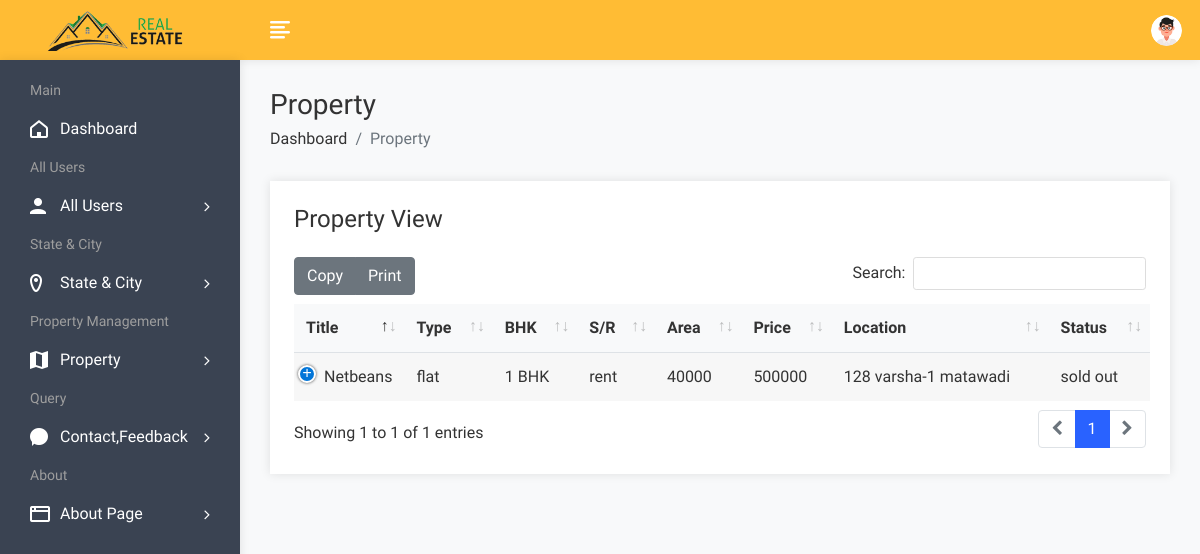
Page /admin/propertyview.php (signed in) on the committed database.
### tables this page shows
CREATE TABLE `property` (
  `pid` int(50) NOT NULL,
  `title` varchar(200) NOT NULL,
  `pcontent` longtext NOT NULL,
  `type` varchar(100) NOT NULL,
  `bhk` varchar(50) NOT NULL,
  `stype` varchar(100) NOT NULL,
  `bedroom` int(50) NOT NULL,
  `bathroom` int(50) NOT NULL,
  `balcony` int(50) NOT NULL,
  `kitchen` int(50) NOT NULL,
  `hall` int(50) NOT NULL,
  `floor` varchar(50) NOT NULL,
  `size` int(50) NOT NULL,
  `price` int(50) NOT NULL,
  `location` varchar(200) NOT NULL,
  `city` varchar(100) NOT NULL,
  `state` varchar(100) NOT NULL,
  `feature` longtext NOT NULL,
  `pimage` varchar(300) NOT NULL,
  `pimage1` varchar(300) NOT NULL,
  `pimage2` varchar(300) NOT NULL,
  `pimage3` varchar(300) NOT NULL,
  `pimage4` varchar(300) NOT NULL,
  `uid` int(50) NOT NULL,
  `status` varchar(50) NOT NULL,
  `mapimage` varchar(300) NOT NULL,
  `topmapimage` varchar(300) NOT NULL,
  `groundmapimage` varchar(300) NOT NULL,
  `totalfloor` varchar(50) NOT NULL,
  `date` datetime NOT NULL DEFAULT current_timestamp(),
  `isFeatured` int(11) DEFAULT NULL
);

### admin/propertyview.php (the view, shortened to what this page needs)
<!DOCTYPE html>
<html lang="en">
<head>
        <link rel="stylesheet" href="assets/css/bootstrap.min.css">
        <link rel="stylesheet" href="assets/css/font-awesome.min.css">
        <link rel="stylesheet" href="assets/css/feathericon.min.css">
		<link rel="stylesheet" href="assets/plugins/datatables/dataTables.bootstrap4.min.css">
		<link rel="stylesheet" href="assets/plugins/datatables/responsive.bootstrap4.min.css">
		<link rel="stylesheet" href="assets/plugins/datatables/select.bootstrap4.min.css">
		<link rel="stylesheet" href="assets/plugins/datatables/buttons.bootstrap4.min.css">
        <link rel="stylesheet" href="assets/css/style.css">
    </head>
    <body>
				<?php include("header.php"); ?>
            <div class="page-wrapper">
                <div class="content container-fluid">
					<div class="page-header">
						<div class="row">
							<div class="col"><br><br>
								<h3 class="page-title">Property</h3>
								<ul class="breadcrumb">
									<li class="breadcrumb-item"><a href="dashboard.php">Dashboard</a></li>
									<li class="breadcrumb-item active">Property</li>
								</ul>
							</div>
						</div>
					</div>
					<div class="row">
                            <div class="col-12">
                                <div class="card">
                                    <div class="card-body">
                                        <h4 class="header-title mt-0 mb-4">Property View</h4>
                                        <table id="datatable-buttons" class="table table-striped dt-responsive nowrap">
                                            <thead>
                                                <tr>
                                                    <th>Title</th>
                                                    <th>Type</th>
                                                    <th>BHK</th>
                                                    <th>S/R</th>
													<th>Area</th>
                                                    <th>Price</th>
                                                    <th>Location</th>
													<th>Status</th>
                                                </tr>
                                            </thead>
                                            <tbody>
												<?php
													$query=mysqli_query($con,"select * from property");
													while($row=mysqli_fetch_row($query))
													{
												?>
                                                <tr>
                                                    <td><?php echo $row['1']; ?></td>
                                                    <td><?php echo $row['3']; ?></td>
                                                    <td><?php echo $row['4']; ?></td>
                                                    <td><?php echo $row['5']; ?></td>
                                                    <td><?php echo $row['12']; ?></td>
                                                    <td><?php echo $row['13']; ?></td>
                                                    <td><?php echo $row['14']; ?></td>
                                                    <td><?php echo $row['24']; ?></td>
                                                </tr>
                                               <?php
												}
												?>
                                            </tbody>
                                        </table>
                                    </div>
                                </div>
                            </div>
                        </div>
				</div>
			</div>
    </body>
</html>

### rows in the picture
property: title "Netbeans", type "flat", bhk "1 BHK", stype "rent", size "40000", price "500000", location "128 varsha-1 matawadi", status "sold out"
